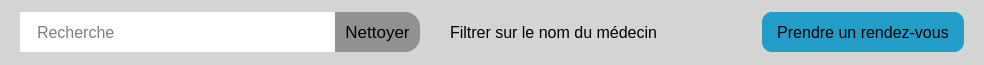
                     <widget class="QFrame" name="femme">
                      <property name="minimumSize">
                       <size>
                        <width>0</width>
                        <height>65</height>
                       </size>
                      </property>
                      <property name="maximumSize">
                       <size>
                        <width>16777215</width>
                        <height>50</height>
                       </size>
                      </property>
                      <property name="styleSheet">
                       <string notr="true">background-color: rgb(212, 212, 212);</string>
                      </property>
                      <property name="frameShape">
                       <enum>QFrame::NoFrame</enum>
                      </property>
                      <property name="frameShadow">
                       <enum>QFrame::Raised</enum>
                      </property>
                      <property name="lineWidth">
                       <number>0</number>
                      </property>
                      <layout class="QHBoxLayout" name="horizontalLayout_6">
                       <property name="spacing">
                        <number>0</number>
                       </property>
                       <property name="leftMargin">
                        <number>20</number>
                       </property>
                       <property name="topMargin">
                        <number>0</number>
                       </property>
                       <property name="rightMargin">
                        <number>20</number>
                       </property>
                       <property name="bottomMargin">
                        <number>0</number>
                       </property>
                       <item>
                        <widget class="QFrame" name="frame_9">
                         <property name="minimumSize">
                          <size>
                           <width>550</width>
                           <height>0</height>
                          </size>
                         </property>
                         <property name="frameShape">
                          <enum>QFrame::NoFrame</enum>
                         </property>
                         <property name="frameShadow">
                          <enum>QFrame::Raised</enum>
                         </property>
                         <property name="lineWidth">
                          <number>0</number>
                         </property>
                         <layout class="QHBoxLayout" name="horizontalLayout_5">
                          <property name="spacing">
                           <number>30</number>
                          </property>
                          <property name="leftMargin">
                           <number>0</number>
                          </property>
                          <property name="topMargin">
                           <number>0</number>
                          </property>
                          <property name="rightMargin">
                           <number>0</number>
                          </property>
                          <property name="bottomMargin">
                           <number>0</number>
                          </property>
                          <item>
                           <widget class="QFrame" name="frame_11">
                            <property name="minimumSize">
                             <size>
                              <width>400</width>
                              <height>0</height>
                             </size>
                            </property>
                            <property name="frameShape">
                             <enum>QFrame::NoFrame</enum>
                            </property>
                            <property name="frameShadow">
                             <enum>QFrame::Raised</enum>
                            </property>
                            <property name="lineWidth">
                             <number>0</number>
                            </property>
                            <layout class="QHBoxLayout" name="horizontalLayout_3">
                             <property name="spacing">
                              <number>0</number>
                             </property>
                             <property name="leftMargin">
                              <number>0</number>
                             </property>
                             <property name="topMargin">
                              <number>0</number>
                             </property>
                             <property name="rightMargin">
                              <number>0</number>
                             </property>
                             <property name="bottomMargin">
                              <number>0</number>
                             </property>
                             <item>
                              <widget class="QLineEdit" name="L_rechercherMedecin">
                               <property name="minimumSize">
                                <size>
                                 <width>0</width>
                                 <height>40</height>
                                </size>
                               </property>
                               <property name="font">
                                <font>
                                 <pointsize>12</pointsize>
                                </font>
                               </property>
                               <property name="styleSheet">
                                <string notr="true">background-color: rgb(255, 255, 255);
padding-left: 15px</string>
                               </property>
                               <property name="frame">
                                <bool>false</bool>
                               </property>
                               <property name="placeholderText">
                                <string>Recherche</string>
                               </property>
                              </widget>
                             </item>
                             <item>
                              <widget class="QPushButton" name="btn_nettoyerMedecin">
                               <property name="minimumSize">
                                <size>
                                 <width>85</width>
                                 <height>40</height>
                                </size>
                               </property>
                               <property name="font">
                                <font>
                                 <pointsize>13</pointsize>
                                </font>
                               </property>
                               <property name="cursor">
                                <cursorShape>PointingHandCursor</cursorShape>
                               </property>
                               <property name="styleSheet">
                                <string notr="true">background-color: rgb(145, 145, 145);
border-top-right-radius: 15px;
border-bottom-right-radius: 15px;
border: none;</string>
                               </property>
                               <property name="text">
                                <string>Nettoyer</string>
                               </property>
                               <property name="flat">
                                <bool>false</bool>
                               </property>
                              </widget>
                             </item>
                            </layout>
                           </widget>
                          </item>
                          <item>
                           <widget class="QFrame" name="frame_10">
                            <property name="frameShape">
                             <enum>QFrame::NoFrame</enum>
                            </property>
                            <property name="frameShadow">
                             <enum>QFrame::Raised</enum>
                            </property>
                            <layout class="QHBoxLayout" name="horizontalLayout_4">
                             <property name="spacing">
                              <number>10</number>
                             </property>
                             <property name="leftMargin">
                              <number>0</number>
                             </property>
                             <property name="topMargin">
                              <number>0</number>
                             </property>
                             <property name="rightMargin">
                              <number>0</number>
                             </property>
                             <property name="bottomMargin">
                              <number>0</number>
                             </property>
                             <item>
                              <widget class="QLabel" name="label_4">
                               <property name="font">
                                <font>
                                 <pointsize>12</pointsize>
                                </font>
                               </property>
                               <property name="text">
                                <string>Filtrer sur le nom du médecin</string>
                               </property>
                              </widget>
                             </item>
                            </layout>
                           </widget>
                          </item>
                         </layout>
                        </widget>
                       </item>
                       <item>
                        <spacer name="horizontalSpacer">
                         <property name="orientation">
                          <enum>Qt::Horizontal</enum>
                         </property>
                         <property name="sizeHint" stdset="0">
                          <size>
                           <width>104</width>
                           <height>20</height>
                          </size>
                         </property>
                        </spacer>
                       </item>
                       <item>
                        <widget class="QPushButton" name="PrendreRDV">
                         <property name="minimumSize">
                          <size>
                           <width>202</width>
                           <height>40</height>
                          </size>
                         </property>
                         <property name="font">
                          <font>
                           <pointsize>12</pointsize>
                          </font>
                         </property>
                         <property name="cursor">
                          <cursorShape>PointingHandCursor</cursorShape>
                         </property>
                         <property name="styleSheet">
                          <string notr="true">background-color: rgb(36, 156, 200);
color: rgb(0, 0, 0);
border: none;
border-radius: 10px;</string>
                         </property>
                         <property name="text">
                          <string>Prendre un rendez-vous</string>
                         </property>
                         <property name="icon">
                          <iconset resource="icon.qrc">
                           <normaloff>:/ICON/calendar-number-outline.svg</normaloff>:/ICON/calendar-number-outline.svg</iconset>
                         </property>
                         <property name="iconSize">
                          <size>
                           <width>25</width>
                           <height>25</height>
                          </size>
                         </property>
                        </widget>
                       </item>
                      </layout>
                     </widget>
